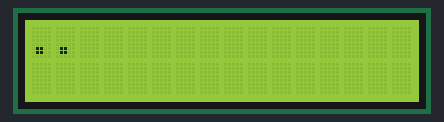
Simulated run of this sketch. Board: Arduino Uno, built with avr-gcc and run on an emulated ATmega328P. Parts: 16×2 character LCD.

Above: at 0.9 s.
At 3.3 s:
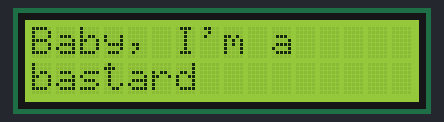
At 7.9 s:
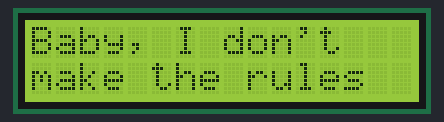
At 9.8 s:
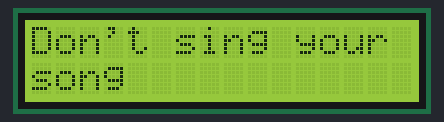
At 18.1 s:
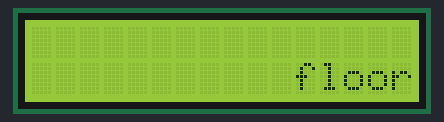
At 21.7 s:
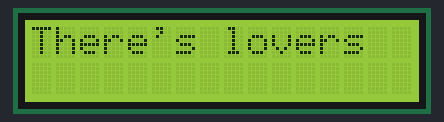

Measured:
- what the display in image 1 shows lasts 0.7 s, from 3.3 s to 4.0 s
- what the display in image 2 shows lasts 0.6 s, from 7.9 s to 8.5 s
- what the display in image 5 shows lasts 0.5 s, from 21.6 s to 22.1 s

The sketch:

galore_galore_galore.ino
```cpp
#include <LiquidCrystal_I2C.h>

LiquidCrystal_I2C lcd(0x27, 16, 2);

void setup() {
  lcd.init();
  lcd.backlight();
  lcd.clear();

  lcd.print(".");
  delay(800);

  lcd.print(".");
  delay(800);

  lcd.print(".");
  delay(800);

  lcd.clear();

  lcd.print("Baby,");
  delay(200);
  lcd.print(" I'm");
  delay(300);
  lcd.print(" a");
  delay(300);
  lcd.setCursor(0, 1);
  lcd.print("bastard");
  delay(680);

  lcd.clear();

  lcd.print("You");
  delay(380);
  lcd.print(" know");
  delay(300);
  lcd.print(" what");
  delay(300);
  lcd.setCursor(0, 1);
  lcd.print("you");
  delay(300);
  lcd.print(" are");
  delay(400);
  lcd.print(" too");
  delay(400);

  lcd.clear();

  lcd.print("Baby,");
  delay(400);
  lcd.print(" I");
  delay(300);
  lcd.print(" don't");
  delay(300);
  lcd.setCursor(0, 1);
  lcd.print("make");
  delay(450);
  lcd.print(" the");
  delay(300);
  lcd.print(" rules");
  delay(600);

  lcd.clear();
  delay(300);

  lcd.print("Don't");
  delay(300);
  lcd.print(" sing");
  delay(300);
  lcd.print(" your");
  delay(400);
  lcd.setCursor(0, 1);
  lcd.print("song");
  delay(600);
  lcd.print(" for");
  delay(300);
  lcd.print(" me");
  delay(300);
  lcd.print(" no");
  delay(330);
  lcd.clear();
  lcd.setCursor(11, 1);
  lcd.print(" more");
  delay(400);

  lcd.clear();

  lcd.print("'Cause");
  delay(280);
  lcd.print(" I");
  delay(300);
  lcd.print(" can't");
  delay(300);
  lcd.setCursor(0, 1);
  lcd.print("listen");
  delay(300);
  lcd.print(" to");
  delay(300);
  lcd.print(" you");
  delay(400);

  lcd.clear();

  lcd.print("Cut");
  delay(300);
  lcd.print(" my");
  delay(300);
  lcd.print(" wrists,");
  delay(300);
  lcd.setCursor(0, 1);
  lcd.print("don't");
  delay(300);
  lcd.print(" hurt");
  delay(400);
  lcd.print(" no");
  delay(300);
  lcd.clear();
  lcd.setCursor(11, 1);
  lcd.print(" more");
  delay(400);

  lcd.clear();

  lcd.print("Just");
  delay(300);
  lcd.print(" leave");
  delay(300);
  lcd.print(" me");
  delay(400);
  lcd.setCursor(0, 1);
  lcd.print("bleeding");
  delay(500);
  lcd.print(" on");
  delay(300);
  lcd.print(" the");
  delay(200);
  lcd.clear();
  lcd.setCursor(11, 1);
  lcd.print("floor");
  delay(550);

  lcd.clear();

  lcd.print("You");
  delay(300);
  lcd.print(" were");
  delay(300);
  lcd.print(" the");
  delay(400);
  lcd.print(" one");
  delay(400);
  lcd.setCursor(0, 1);
  lcd.print("that");
  delay(300);
  lcd.print(" I");
  delay(300);
  lcd.setCursor(0, 0);
  lcd.print("                            ");
  lcd.setCursor(0, 1);
  lcd.print("       adored");
  delay(500);

  lcd.clear();

  lcd.print("There's");
  delay(500);
  lcd.print(" lovers");
  delay(500);
  lcd.setCursor(0, 1);
  lcd.print("galore,");
  delay(450);
  lcd.print(" galore");
  delay(400);

  lcd.clear();

}

void loop() {
}
```
